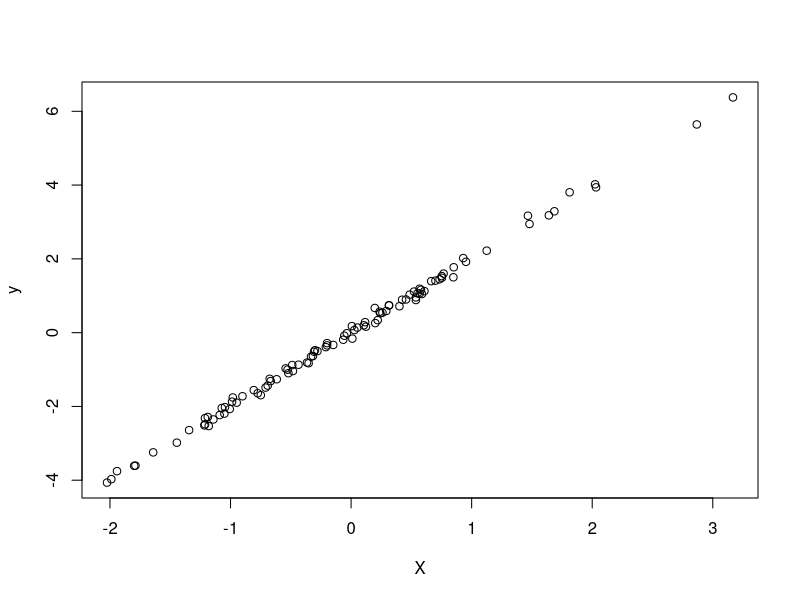

This chart was generated by the following R code:
# Simulate and plot data
# Torbet McNeil 
# tmcneil@email.arizona.edu
# 2021-03-23

# Simulate data from normal distribution
X <- rnorm(n= 100)
y <- 2 * X + rnorm(n = 100, sd =0.1)

# Plot simulated data
plot(x = X, y = y)